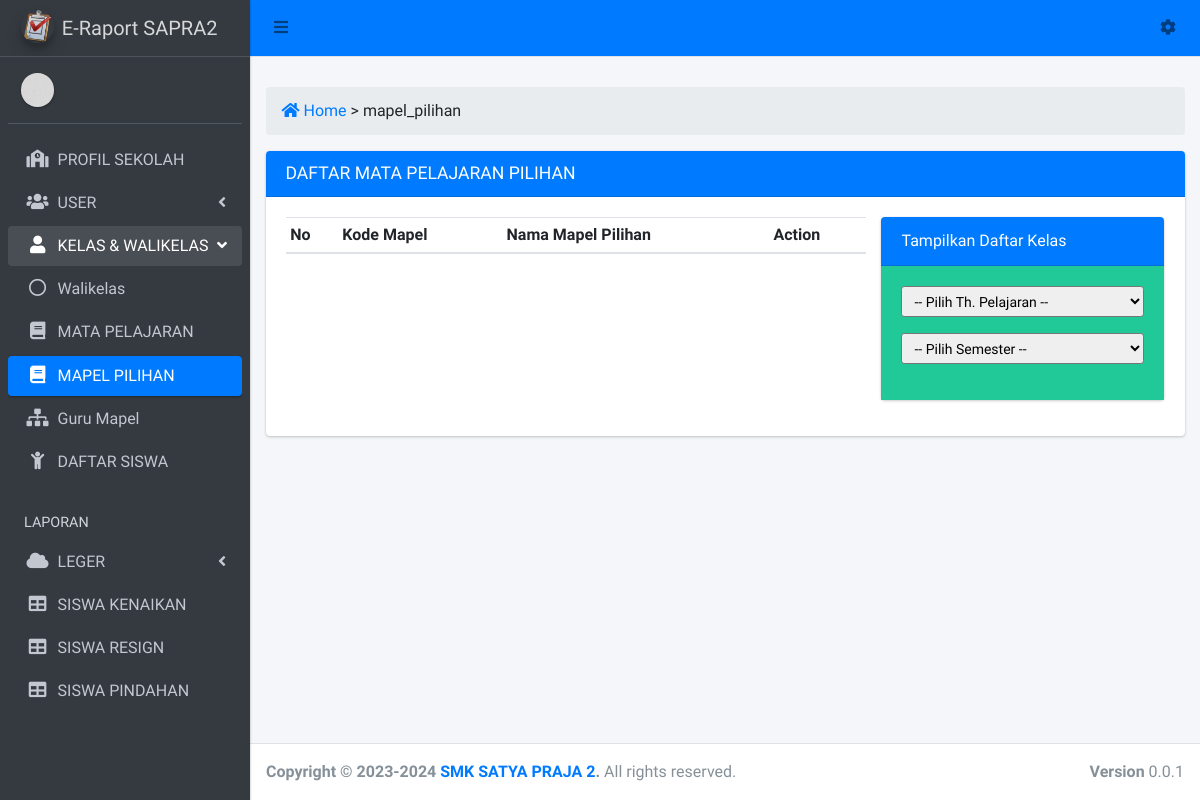
The app's page /admin?view=mapel_pilihan, older data.
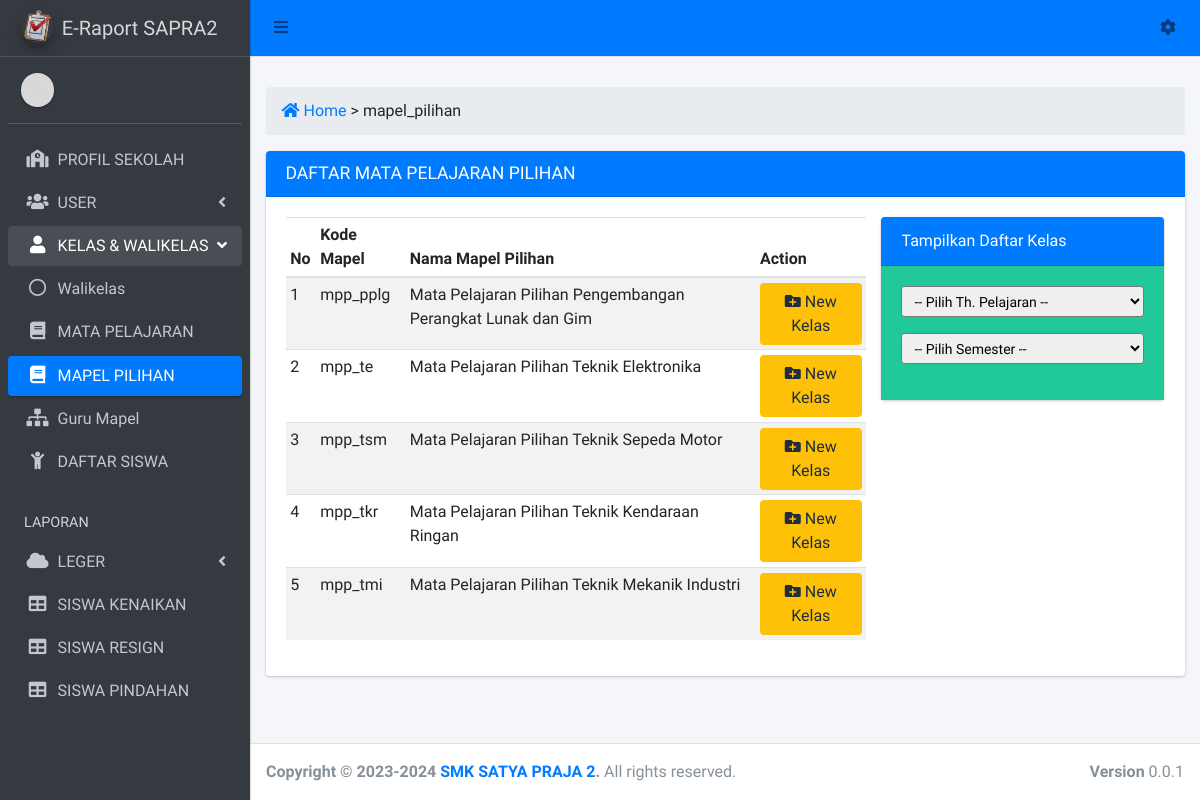
The same page, newer data.
### tables this page shows
CREATE TABLE `tb_mapelsub` (
  `id_mapelsub` int(10) NOT NULL,
  `kode_mapelsub` varchar(15) NOT NULL,
  `kode_mapel` varchar(15) NOT NULL,
  `nama_submapel` varchar(150) NOT NULL
);

### view/operator/mapel_pilihan.php (the view, shortened to what this page needs)
<div class="row">
  <div class="col-sm-12">
    <ol class="breadcrumb <?= $bg_breadcrumb;  ?>">
	    <li><a href="admin" class="pr-1"><i class="fas fa-home"></i> Home</a></li>
	    <li class="active"> > <?= $_GET['view'] ?: 'Dashboard'; ?></li>
	  </ol>
  </div>
</div>
<div class="row">
	<div class="col-sm-12">
		<div class="card">
			<div class="card-header bg-primary">
				<h3 class="card-title">DAFTAR MATA PELAJARAN PILIHAN</h3>
			</div>
			<div class="card-body">
				<div class="row">
					<div class="col-sm-8">
						<table class="table table-sm table-striped">
							<thead>
								<tr>
									<th>No</th>
									<th>Kode Mapel</th>
									<th>Nama Mapel Pilihan</th>
									<th>Action</th>
								</tr>
							</thead>
							<tbody>
								<?php
								$no = 1;
								$query = mysqli_query($koneksi, "select * from tb_mapelsub where kode_mapel = 'mpp'");
								while ($data = mysqli_fetch_array($query)) { ?>
									<tr>
										<td><?= $no++; ?></td>
										<td><?= $data['kode_mapelsub']; ?></td>
										<td><?= $data['nama_submapel']; ?></td>
										<td>
											<a href="?view=kelas_mapelpilihan&kode_mapelsub=<?= $data['kode_mapelsub']; ?>" class="btn bg-warning"><i class="fas fa-folder-plus"></i> New Kelas</a>
										</td>
									</tr>
								<?php }
								?>
							</tbody>
						</table>
					</div>
					<div class="col-sm-4">
						<div class="card">
							<div class="card-header bg-primary">
								<h7>Tampilkan Daftar Kelas</h7>
							</div>
							<div class="card-body bg-teal">
								<div class="form-group">
										<select class="form-control-sm select2" style="width:100%;" id="th_pelajaran">
											<option value="">-- Pilih Th. Pelajaran --</option>
										</select>
								</div>
								<div class="form-group">
									<select class="form-control-sm select2" style="width:100%;" id="semester">
											<option value="">-- Pilih Semester --</option>
										</select>
								</div>
							</div>
						</div>
					</div>
				</div>
			</div>
		</div>
	</div>
</div>

Row changes from the older to the newer data that the page shows:
added tb_mapelsub: kode_mapelsub "mpp_pplg", nama_submapel "Mata Pelajaran Pilihan Pengembangan Perangkat Lunak dan Gim"
added tb_mapelsub: kode_mapelsub "mpp_te", nama_submapel "Mata Pelajaran Pilihan Teknik Elektronika"
added tb_mapelsub: kode_mapelsub "mpp_tsm", nama_submapel "Mata Pelajaran Pilihan Teknik Sepeda Motor"
added tb_mapelsub: kode_mapelsub "mpp_tkr", nama_submapel "Mata Pelajaran Pilihan Teknik Kendaraan Ringan"
added tb_mapelsub: kode_mapelsub "mpp_tmi", nama_submapel "Mata Pelajaran Pilihan Teknik Mekanik Industri"
